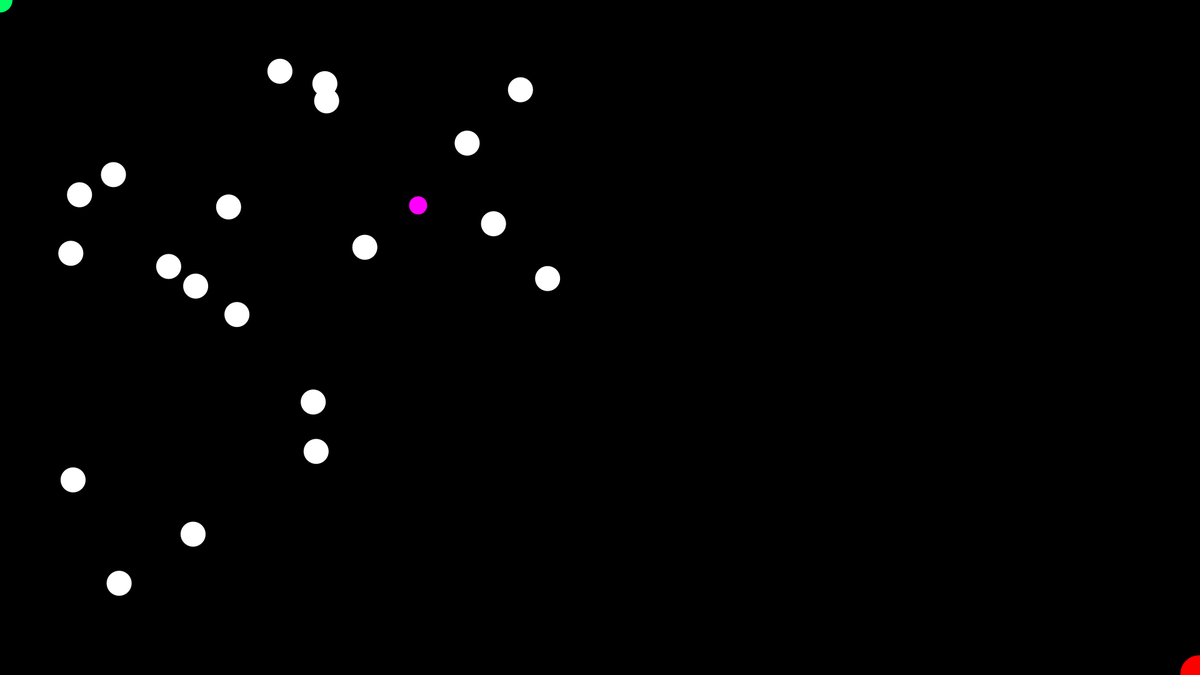
Frame 1 (no input)
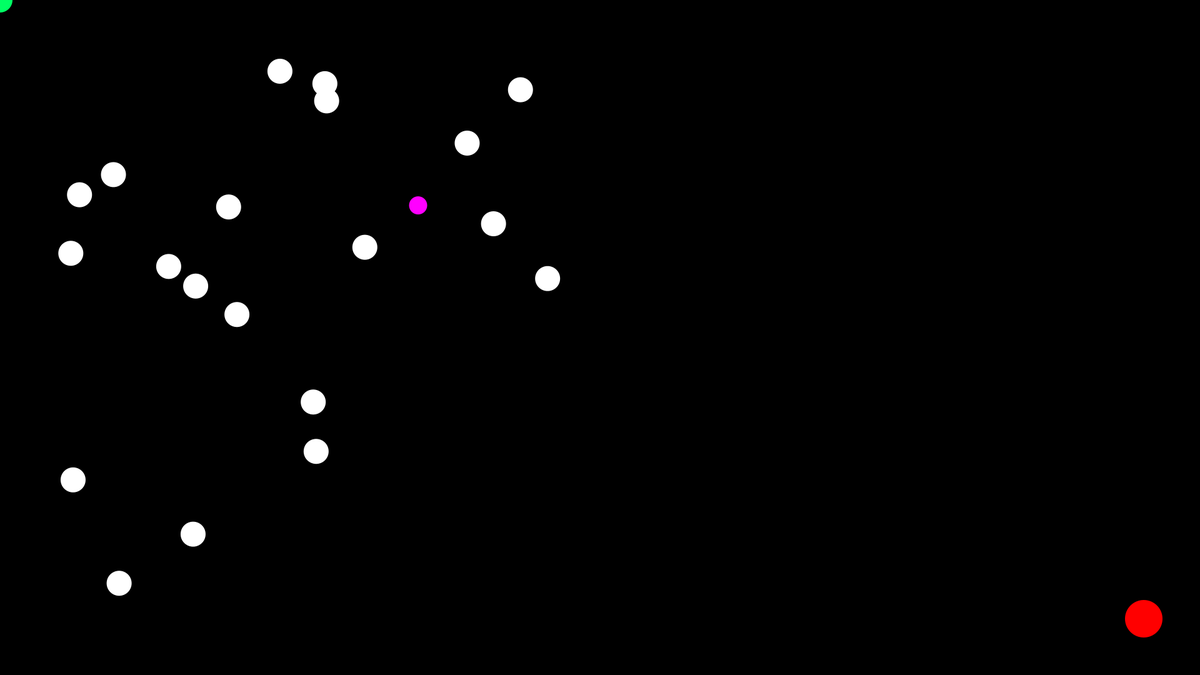
Frame 60 (the mouse pressed at the canvas centre just before this capture)
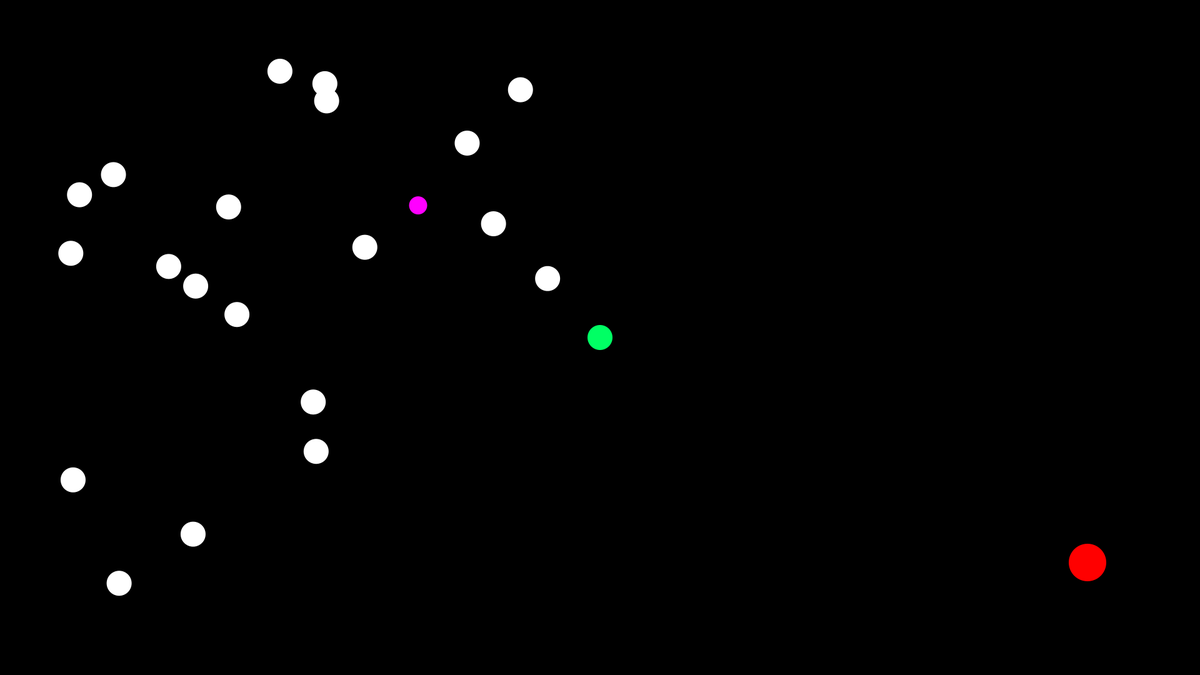
Frame 120 (the mouse held since frame 60 and released just before this capture)

The Processing sketch that drew these frames (run headless with seeded random() and noise(); from frame 60 on, the mouse is pressed at the canvas centre):

// Processing sketch: Objects
// ── Objects.pde
/**
 * Single PLayer Agar.io
 * Random Virus spawn every 5 levels
 * Enemy cell gains radius and speed as level progresses
 * Virus splits any cell if it is more than twice its radius
 * food scattered across to gain radius
 */

//MRect r1, r2, r3, r4;
float rad = 40;
int inc = 5;
int level = 1;
float xPosition;
float yPosition;
ArrayList<Virus> virus = new ArrayList<Virus>();
ArrayList<Food> food = new ArrayList<Food>();
Cell cell = new Cell(1920, 1080, rad*1.5);

void setup()
{
  size(1920, 1080);
  fill(255, 204);
  noStroke();
  virus.add(new Virus(random(100, 980), random(100, 980), random(10, 30)));
  for(int i = 0; i < 20; i ++){
    food.add(new Food(random(100, 980), random(100, 980), random(rad, rad*level)));
  }
  
 // cell.add(new Cell(500, 500, rad + 10));
  //r1 = new MRect(1, 134.0, 0.532, 0.1*height, 10.0, 60.0);
  //r2 = new MRect(2, 44.0, 0.166, 0.3*height, 5.0, 50.0);
  //r3 = new MRect(2, 58.0, 0.332, 0.4*height, 10.0, 35.0);
  //r4 = new MRect(1, 120.0, 0.0498, 0.9*height, 15.0, 60.0);
}
 
void draw()
{
  background(0);
  
  //r1.display();
  //r2.display();
  //r3.display();
  //r4.display();
 
  //r1.move(mouseX-(width/2), mouseY+(height*0.1), 30);
  //r2.move((mouseX+(width*0.05))%width, mouseY+(height*0.025), 20);
  //r3.move(mouseX/4, mouseY-(height*0.025), 40);
  //r4.move(mouseX-(width/2), (height-mouseY), 50);
  
  spawnFood();
  fill(0, 255, 100);
  xPosition = mouseX;
  yPosition = mouseY;
  ellipse(xPosition, yPosition, rad, rad);
  spawnVirus();
  eat();
  virusSplit();
  cell.display();
  eatEnemy();
  
  
}
 
class Food 
{
  public float x;
  public float y;
  public float radius;
 
  Food(float xpos, float ypos, float r){
    x = xpos;
    y = ypos;
    radius = r;
  }
 
  //void move (float posX, float posY, float damping) {
  //  float dif = ypos - posY;
  //  if (abs(dif) > 1) {
  //    ypos -= dif/damping;
  //  }
  //  dif = xpos - posX;
  //  if (abs(dif) > 1) {
  //    xpos -= dif/damping;
  //  }
  //}
 
  void display() {
      fill(255, 255, 255);
      ellipse(x, y, radius, radius);
    
  }
  
}
class Cell 
{
  public float radius;
  public float xpos; // rect xposition
  public float ypos ; // rect yposition
  
  
 
  Cell(float x, float y, float r) {
    xpos = x;
    ypos = y;
    radius = r;
  }
 
  //void move (float posX, float posY, float damping) {
  //  float dif = ypos - posY;
  //  if (abs(dif) > 1) {
  //    ypos -= dif/damping;
  //  }
  //  dif = xpos - posX;
  //  if (abs(dif) > 1) {
  //    xpos -= dif/damping;
  //  }
  //}
 
  
  void display() {
    
      if(radius > rad){ 
      if(xpos < mouseX) xpos += level*1.5;
      else xpos -= level*1.5;
      if(ypos < mouseY) ypos +=1.5*level;
      else ypos -=level*1.5;
      }
      else{
        if(xpos < mouseX) xpos -= level*1.5;
      else xpos += level*1.5;
      if(ypos < mouseY) ypos -=1.5*level;
      else ypos +=level*1.5;
      }
      if(outOfBounds(xpos,ypos)){
        xpos = 200;
        ypos = 200;
      }
      fill(255, 0, 0);
      ellipse(xpos, ypos, radius, radius);
    
  }
  void move(float x, float y){
    xpos = x;
    ypos = y;
  }
}
boolean outOfBounds(float x, float y){
  float xMax = 1920;
  float yMax = 1080;
  if(x > xMax || x < 0 || y < 0 || y > yMax ) return true;
  else return false;
}
class Virus 
{
  
  public float xpos; // rect xposition
  
  public float ypos ; // rect yposition
  
  public float radius;
 
  Virus(float x, float y, float r) {
    
    xpos = x;
    radius = r;
    ypos = y;
  }
 
  //void move (float posX, float posY, float damping) {
  //  float dif = ypos - posY;
  //  if (abs(dif) > 1) {
  //    ypos -= dif/damping;
  //  }
  //  dif = xpos - posX;
  //  if (abs(dif) > 1) {
  //    xpos -= dif/damping;
  //  }
  //}
  //void display() {
  //  for (int i=0; i<t; i++) {
  //    rect(xpos+(i*(d+w)), ypos, w, height*h);
  //  }
  //}
  void display(){
    fill(255, 0, 255);
    ellipse(xpos, ypos, radius, radius);
  }
 
  
}
void spawnVirus(){
  for(int i = 0; i < virus.size(); i++){
    virus.get(i).display();
  }
}
void spawnFood(){
  for(int i = 0; i < food.size(); i++){
    food.get(i).display();
  }
}
void addFood(int num){
  for(int i = food.size(); i < num; i ++){
    food.add(new Food(random(100, 1820), random(100, 980), random(10, 20)));
  }
}
void eat(){
  for(int i = 0; i < food.size(); i++){
    if(inBounds(food.get(i).x, food.get(i).y, true)){
      rad += inc;
      food.remove(i);
    }
  }
}
boolean inBounds(float x, float y, boolean mouse){
  float dist;
  if (mouse)
  dist = sqrt(pow(x - mouseX,2) + pow(y - mouseY,2));
  else dist =  sqrt(pow(x - cell.xpos,2) + pow(y - mouseY,2));
  if(dist < rad) return true;
  else return false;
}
void virusSplit(){
  for(int i = 0; i < virus.size(); i++){
    if(inBounds(virus.get(i).xpos, virus.get(i).ypos, true) && rad/2 > virus.get(i).radius){
      rad/=2;
      food.add(new Food(random(100, 1820), random(100, 980), rad/1.5));
      
    }
    if(inBounds(virus.get(i).xpos, virus.get(i).ypos, false) && cell.radius/2 > virus.get(i).radius){
      cell.radius /= 2;
    }
  }
}
void eatEnemy(){
  
    if(inBounds(cell.xpos, cell.ypos, true)){
      if(rad >= cell.radius){
      //inc += 2;
      rad = 40;
      level ++;
      
      addFood(20 + level *10);
      cell.move(1080, 1080);
      cell.radius *= 1.5;
      if(level%5 == 0) virus.add(new Virus(random(100, 1820), random(100, 980), 10));
      }
      else if(rad < cell.radius){
       rad = 0;
      //level--;
      //addFood(20);
      exit();
      }
    }
  
}
